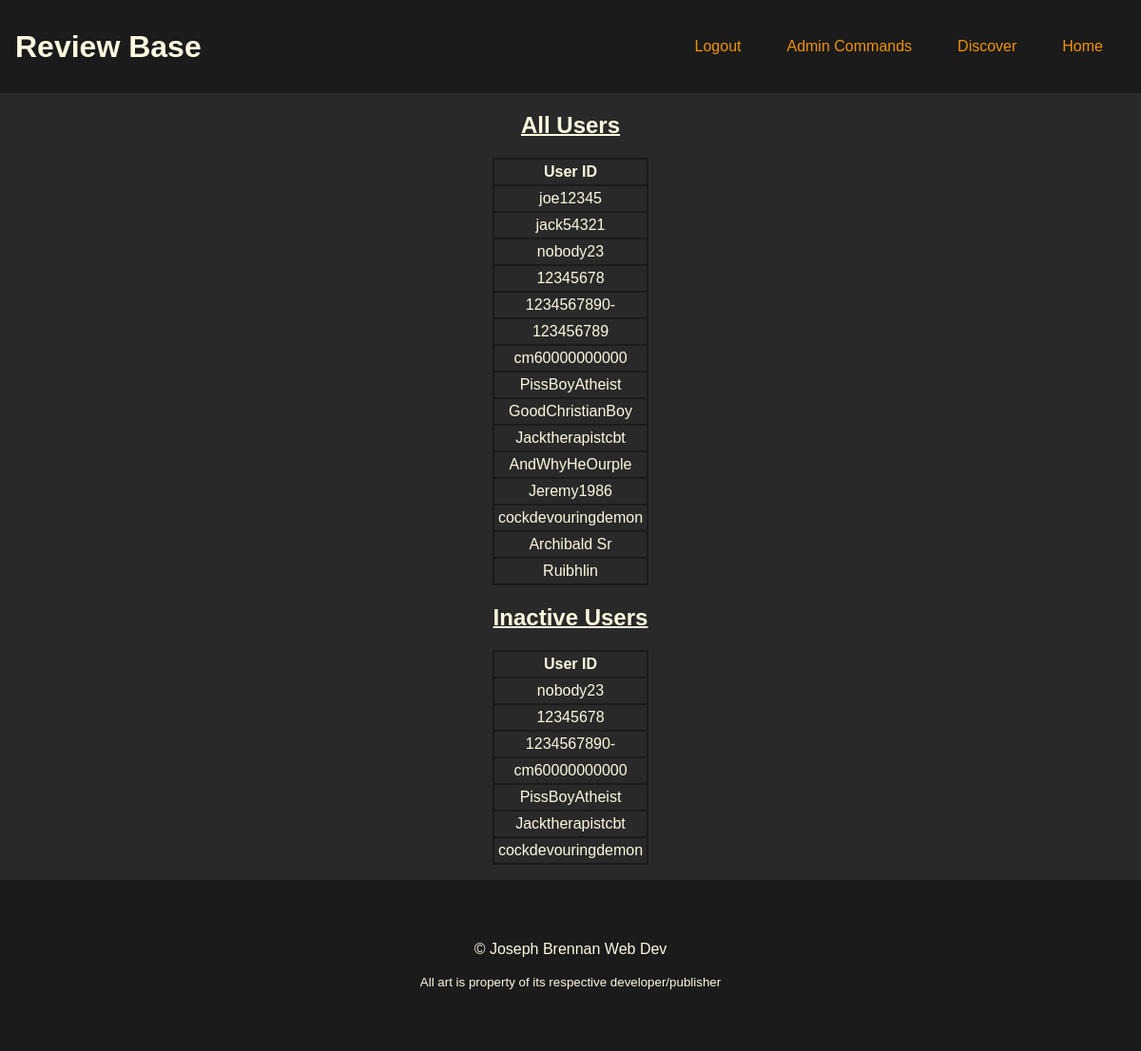
The app's page /admin/see-users (signed in) with its own data.
### tables this page shows
CREATE TABLE users 
(
    user_id VARCHAR(20) PRIMARY KEY,
    password VARCHAR(20) NOT NULL
);

### app.py (the view)
@app.route("/admin/see-users")
@admin_required
def see_users():
    db = get_db()
    users = db.execute("""SELECT * FROM users;""").fetchall()
    inactive_users = db.execute("""SELECT * FROM users
                                WHERE user_id NOT IN
                                (SELECT user_id FROM reviews);""").fetchall()
    return render_template("see_users.html", title="All Users", users=users, inactive_users=inactive_users)

### app.py (called while the page is built)
@app.before_request
def logged_in_user():
    g.user = session.get("user_id", None)

def admin_required(view):
    @wraps(view)
    def wrapped_view(*args, **kwargs):
        if g.user != "admin":
            return redirect(url_for("admin_login"))
        return view(*args, **kwargs)
    return wrapped_view

### database.py (called while the page is built)
def get_db():
    if "db" not in g:
        g.db = sqlite3.connect(DATABASE,
            detect_types=sqlite3.PARSE_DECLTYPES
        )
        g.db.row_factory = sqlite3.Row
    return g.db

### templates/see_users.html
{% extends "base.html" %}
{% block main_content %}
    <h2>All Users</h2>
    <table>
        <tr>
            <th scope="col">User ID</th>
        </tr>
        {% for user in users %}
            <tr>
                <td>{{ user["user_id"] }}</td>
            </tr>
        {% endfor %}
    </table>
    <h2>Inactive Users</h2>
    <table>
        <tr>
            <th scope="col">User ID</th>
        </tr>
        {% for user in inactive_users %}
            <tr>
                <td>{{ user["user_id"] }}</td>
            </tr>
        {% endfor %}
    </table>
{% endblock %}

### static/styles.css (style rules this page uses)
:root { --black: #1b1b1b; --main-bg-color: #292929; --secondary-bg-color: #303030; --secondary-color: #ef930a; --text-color: #fefae0; --off-white-dark: #dedac0; --general-padding: 1em; font-size: 16px; }
html { font-family: Arial, Helvetica, sans-serif; background-color: var(--main-bg-color); color: var(--text-color); text-align: center; }
body { margin: 0; }
body { display: grid; grid-template-columns: 1fr; grid-template-areas: "top" "middle" "bottom" }
table, th, td { border: 2px solid var(--black); border-collapse: collapse; }
table { margin: 1em auto; }
th, td { text-align: center; padding: 0.25rem; }
h2 { text-decoration: underline 2px; }

### records on screen
users: user_id "joe12345"
users: user_id "jack54321"
users: user_id "nobody23"
users: user_id "12345678"
users: user_id "1234567890-"
users: user_id "123456789"
users: user_id "cm60000000000"
users: user_id "PissBoyAtheist"
users: user_id "GoodChristianBoy"
users: user_id "Jacktherapistcbt"
users: user_id "AndWhyHeOurple"
users: user_id "Jeremy1986"
users: user_id "cockdevouringdemon"
users: user_id "Archibald Sr"
users: user_id "Ruibhlin"
